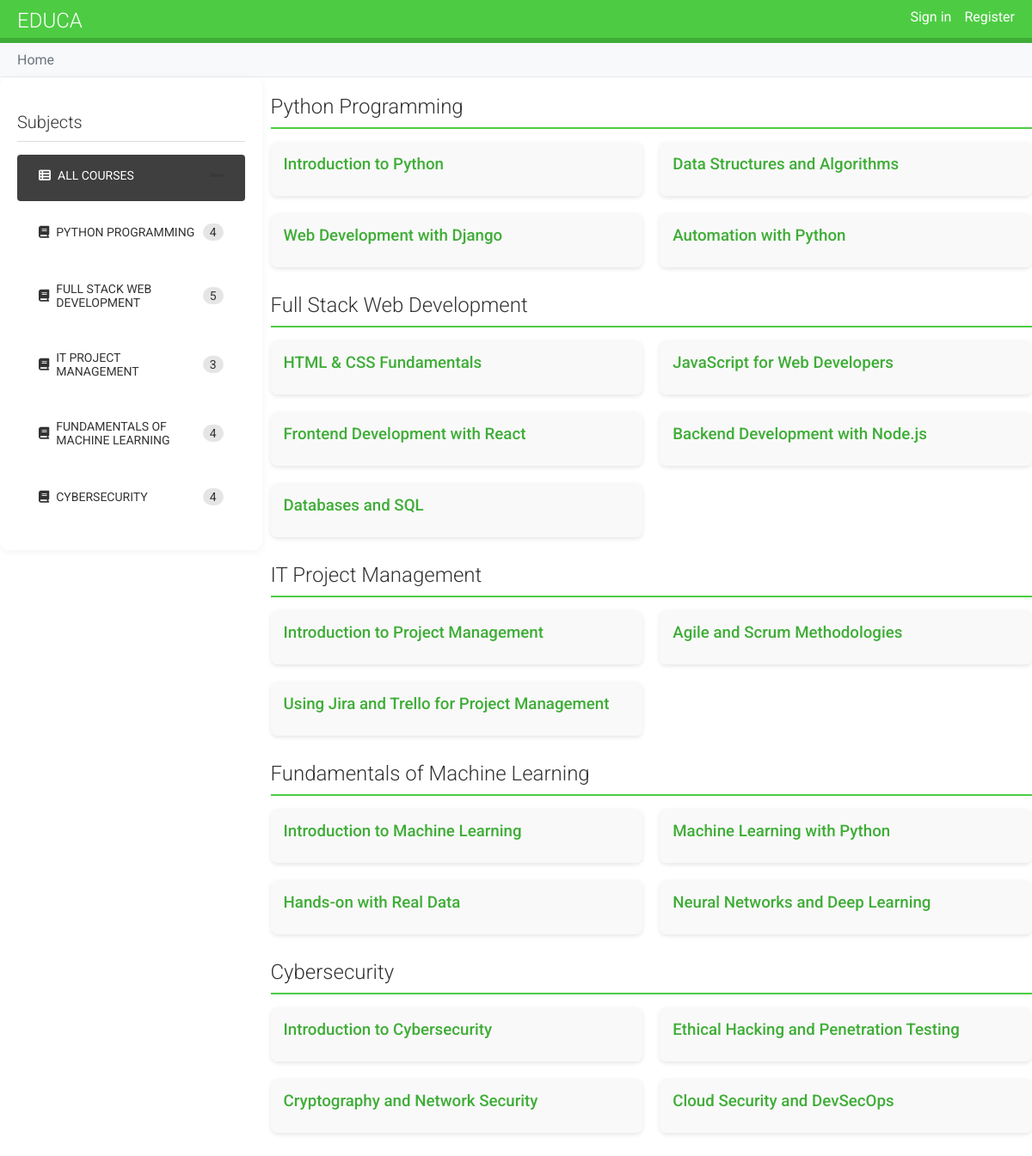
The page / on the database its author committed.
### courses/models.py (models this page shows, shortened)
class Subject(models.Model):
    title = models.CharField(max_length=200)
    slug = models.SlugField(max_length=200, unique=True)
    description = models.TextField(blank=True)
    duration = models.TextField(blank=True)
    order = models.PositiveIntegerField(default=0,)
    class Meta:
        ordering = ['order']

class Course(models.Model):
    owners = models.ManyToManyField(User,
                                    related_name='courses_created',
                                    blank=True)
    subject = models.ForeignKey(Subject,
                                related_name='courses',
                                on_delete=models.CASCADE)
    title = models.CharField(max_length=200)
    slug = models.SlugField(max_length=200,
                            unique=True,
                            auto_created=True)
    overview = models.TextField()
    duration = models.TextField(blank=True)
    created = models.DateTimeField(auto_now_add=True) #set when new object is created
    price = models.DecimalField(max_digits=10,decimal_places=2, default=0)
    order = models.PositiveIntegerField(default=0,)
    class Meta:
        ordering = ['order'] # - means descending order

### courses/views.py (the view)
# urls.py: path('',CourseListView.as_view(), name='course_list'),
class CourseListView(TemplateResponseMixin, View):
    model = Course
    template_name = 'courses/course/list.html'
    def get(self, request, subject=None):
        subjects = Subject.objects.annotate(
            total_courses=Count('courses')
        ).order_by('order')
        courses = Course.objects.annotate(
            total_modules=Count('modules')
        ).prefetch_related('owners')
        if subject:
            subject = get_object_or_404(Subject, slug=subject)
            courses = courses.filter(subject=subject)
        return self.render_to_response({
            'subjects': subjects,
            'subject': subject,
            'courses': courses,
        })

### courses/context_processors.py (called while the page is built)
def is_instructor_processor(request):
    if request.user.is_authenticated:
        is_instructor = request.user.groups.filter(name="Instructors").exists()
    else:
        is_instructor = False
    return {"is_instructor": is_instructor}

### educa/context_processors.py (called while the page is built, shortened)
def notifications_processor(request):
    return {
        'unread_notifications': [],
        'unread_count': 0,
    }

### courses/templates/courses/course/list.html (shortened to what this page needs)
{% extends "base.html" %}
{% block content %}
    <div class="course-list-container">
        <div class="contents subject-sidebar">
            <h3 class="sidebar-title">Subjects</h3>
            <ul class="subject-list">
                <li {% if not subject %} class="selected" {% endif %}>
                    <a href="{% url 'course_list' %}">
                        <span class="subject-name"><i class="fas fa-th-list"></i> All Courses</span>
                        <span class="count">{{ s.total_courses }}</span>
                    </a>
                </li>
                {% for s in subjects %}
                    <li {% if subject == s %} class="selected" {% endif %}>
                        <a href="{% url 'course_list_subject' s.slug %}">
                            <span class="subject-name"><i class="fas fa-book"></i> {{ s.title }}</span>
                            <span class="count">{{ s.total_courses }}</span>
                        </a>
                    </li>
                {% endfor %}
            </ul>
        </div>
        <div class="subjects">
            {% if subject %}
                <div class="subject">
                    <h2 class="subject-title">{{ subject.title }}</h2>
                    <div class="course-grid">
                        {% for course in courses %}
                            <div class="course-card">
                                <div class="course-header">
                                    <h3>
                                        <a href="{% url 'course_detail' course.slug %}">{{ course.title }}</a>
                                    </h3>
                                </div>
                            </div>
                        {% empty %}
                            <p class="no-courses">No courses available for this subject yet.</p>
                        {% endfor %}
                    </div>
                </div>
            {% else %}
                {% for subject in subjects %}
                    <div class="subject">
                        <h2 class="subject-title">{{ subject.title }}</h2>
                        <div class="course-grid">
                            {% for course in subject.courses.all %}
                                <div class="course-card">
                                    <div class="course-header">
                                        <h3>
                                            <a href="{% url 'course_detail' course.slug %}">{{ course.title }}</a>
                                        </h3>
                                    </div>
                                </div>
                            {% empty %}
                                <p class="no-courses">No courses available for this subject yet.</p>
                            {% endfor %}
                        </div>
                    </div>
                {% endfor %}
            {% endif %}
        </div>
    </div>
{% endblock %}

### courses/templates/base.html (shortened to what this page needs)
{% load static %}
<!DOCTYPE html>
<html>
<head>
    <link href="{% static "css/base.css" %}" rel="stylesheet">
    <link rel="stylesheet" href="https://cdnjs.cloudflare.com/ajax/libs/font-awesome/6.4.0/css/all.min.css">
</head>
<body>
<div id="header">
    <a href="/" class="logo">Educa</a>
    <ul class="menu">
        {% if request.user.is_authenticated %}
            <li class="notification-dropdown">
                <a class="dropdown" href="#">
                    <i class="fas fa-bell notification-bell"></i>
                    {% if unread_count > 0 %}
                        <span class="notification-dot"></span>
                    {% endif %}
                </a>
                <ul class="dropdown_menu notifications-menu">
                    {% if unread_notifications %}
                        {% for notification in unread_notifications %}
                            <li class="notification-item" data-notification-id="{{ notification.id }}">
                                <a href="
                                        {% if not notification.is_read %}{{ notification.link }}{% else %}{% url 'mark_notification_read' notification.id %}{% endif %}">
                                    {{ notification.message }}
                                    <span class="notification-time">{{ notification.created_at|timesince }} ago</span>
                                </a>
                            </li>
                        {% endfor %}
                        {% if unread_count > 5 %}
                            <li class="notification-item see-all">
                                <a href="{% url 'all_notifications' %}">See all notifications ({{ unread_count }})</a>
                            </li>
                        {% endif %}
                    {% else %}
                        <li class="notification-item no-notifications">
                            <span>No new notifications</span>
                        </li>
                    {% endif %}
                </ul>
            </li>
            <li class="profile-dropdown">
                <a class="dropdown" href="">{{ request.user.username }}</a>
                <ul class="dropdown_menu">
                    {% if is_instructor %}
                        <li class="no-bullets "><a href="{% url 'manage_course_list' %}">Manage Courses</a></li>
                    {% elif request.user.is_superuser %}
                        <li class="no-bullets "><a href="{% url 'admin:index' %}">Admin Console</a></li>
                        <li class="no-bullets "><a href="{% url 'manage_course_list' %}">Manage Courses</a></li>
                    {% else %}
                        <li class="no-bullets "><a href="{% url 'student_profile' %}">My Profile</a></li>
                        <li class="no-bullets "><a href="{% url 'student_course_list' %}">My Courses</a></li>
                    {% endif %}
                    <li class="no-bullets ">
                        <form action="{% url "logout" %}" method="post">
                            <button type="submit">Sign out</button>
                            {% csrf_token %}
                        </form>
                    </li>
                </ul>
            </li>
        {% else %}
            <li><a href="{% url "login" %}">Sign in</a></li>
            <li><a href="{% url 'student_registration' %}">Register</a></li>
        {% endif %}
    </ul>
</div>
<div id="breadcrumbs">
    <div class="container">
        <ul class="breadcrumb">
            {% block breadcrumbs %}
                {% for crumb in breadcrumbs %}
                    {% if not forloop.last %}
                        <li><a href="{{ crumb.url }}">{{ crumb.name }}</a></li>
                    {% else %}
                        <li class="active">{{ crumb.name }}</li>
                    {% endif %}
                {% endfor %}
            {% endblock %}
        </ul>
    </div>
</div>
<div id="content" class="{% block content_class %}block-layout{% endblock %}">
    {% block content %}
    {% endblock %}
</div>
</body>
</html>

### courses/static/css/base.css (style rules this page uses)
html { width: 100%; max-width: 100%; overflow-x: hidden; margin: 0; padding: 0; }
body { margin: 0; font-family: 'Roboto', sans-serif; font-weight: 400; color: #333; width: 100%; grid-template-columns: auto auto; }
a { color: #3fad37; text-decoration: none; }
ul { float: none; }
h1, h2, h3, h4, h5, h6 { font-family: 'Roboto', sans-serif; font-weight: 300; }
#header { background: #4dcc43; overflow: visible; padding: 10px 20px; border-bottom: 6px solid #3fad37; width: 100%; box-sizing: border-box; position: relative; left: 0; right: 0; margin: 0; min-height: 50px; }
#header .logo { text-decoration: none; font-family: 'Roboto', sans-serif; font-weight: 300; text-transform: uppercase; font-size: 24px; color: #fff; float: left; }
#header a { color: #fff; }
#header .menu { list-style: none; float: right; margin: 0; padding: 0; display: flex; gap: 15px; }
.contents { padding: 10px; float: left; background: #333; color: #fff; font-family: 'Roboto', sans-serif; grid-column: 1; grid-row: 2; height: min-content; }
.contents ul { list-style: none; margin: 0; padding: 0; width: 100%; }
.contents ul li { margin: 0 0 10px 0; padding: 4px 10px 10px; overflow: auto; cursor: default; }
.contents ul li.selected { background: #3f3f3f; }
.contents ul span { text-transform: uppercase; font-size: 14px; }
.contents ul a { display: block; color: #fff; text-decoration: none; }
#breadcrumbs { background-color: #f8f9fa; padding: 10px 20px; border-bottom: 1px solid #e9ecef; width: 100%; box-sizing: border-box; }
.breadcrumb { list-style: none; margin: 0; padding: 0; display: flex; flex-wrap: wrap; }
.breadcrumb li { display: inline-flex; align-items: center; margin: 0; padding: 0; }
.breadcrumb li.active { color: #6c757d; }
.course-grid { display: grid; grid-template-columns: repeat(auto-fill, minmax(300px, 1fr)); gap: 20px; margin-bottom: 30px; }
.course-card { border-radius: 8px; overflow: hidden; transition: transform 0.3s ease, box-shadow 0.3s ease; background: white; box-shadow: 0 2px 5px rgba(0, 0, 0, 0.1); height: 100%; }
.course-header { padding: 15px; border-bottom: 1px solid #f0f0f0; background: #f9f9f9; height: inherit; }
.course-header h3 { margin: 0 0 10px 0; font-weight: 500; }
.subject-sidebar { background: var(--neutral-200); border-radius: 10px; padding: 20px; box-shadow: 0 2px 10px rgba(0, 0, 0, 0.05); border: 1px solid var(--neutral-300); }
.subject-list { margin-top: 10px; }
.subject-list li { border-radius: 4px; margin-bottom: 5px; transition: background 0.2s ease; }
.subject-list li a { display: flex; justify-content: space-between; align-items: center; padding: 12px 15px; color: #333; border-radius: 6px; }
.subject-list li.selected { background: #4dcc43; }
.subject-list li.selected a { color: white; }
.count { background: rgba(0, 0, 0, 0.1); border-radius: 20px; padding: 2px 8px; font-size: 12px; }
.subject-title { color: #333; font-size: 24px; margin-bottom: 15px; padding-bottom: 10px; border-bottom: 2px solid #4dcc43; }
.subjects { width: 100%; margin-left: 10px; }
.subject { margin-bottom: 30px; }
.sidebar-title { font-size: 20px; color: #333; margin-bottom: 15px; padding-bottom: 10px; border-bottom: 1px solid #ddd; }
.subject-name { display: flex; align-items: center; gap: 8px; }
.course-list-container { display: flex; }

### rows shown on the page
Subject: title "PYTHON PROGRAMMING", total_courses "4", title "Python Programming"
Subject: title "FULL STACK WEB DEVELOPMENT", total_courses "5", title "Full Stack Web Development"
Subject: title "IT PROJECT MANAGEMENT", total_courses "3", title "IT Project Management"
Subject: title "FUNDAMENTALS OF MACHINE LEARNING", total_courses "4", title "Fundamentals of Machine Learning"
Subject: title "CYBERSECURITY", total_courses "4", title "Cybersecurity"
Course: title "Introduction to Python"
Course: title "Data Structures and Algorithms"
Course: title "Web Development with Django"
Course: title "Automation with Python"
Course: title "HTML & CSS Fundamentals"
Course: title "JavaScript for Web Developers"
Course: title "Frontend Development with React"
Course: title "Backend Development with Node.js"
Course: title "Databases and SQL"
Course: title "Introduction to Project Management"
Course: title "Agile and Scrum Methodologies"
Course: title "Using Jira and Trello for Project Management"
Course: title "Introduction to Machine Learning"
Course: title "Machine Learning with Python"
Course: title "Hands-on with Real Data"
Course: title "Neural Networks and Deep Learning"
Course: title "Introduction to Cybersecurity"
Course: title "Ethical Hacking and Penetration Testing"
Course: title "Cryptography and Network Security"
Course: title "Cloud Security and DevSecOps"

### other values the page prints
{{ crumb.name }} "Home"
